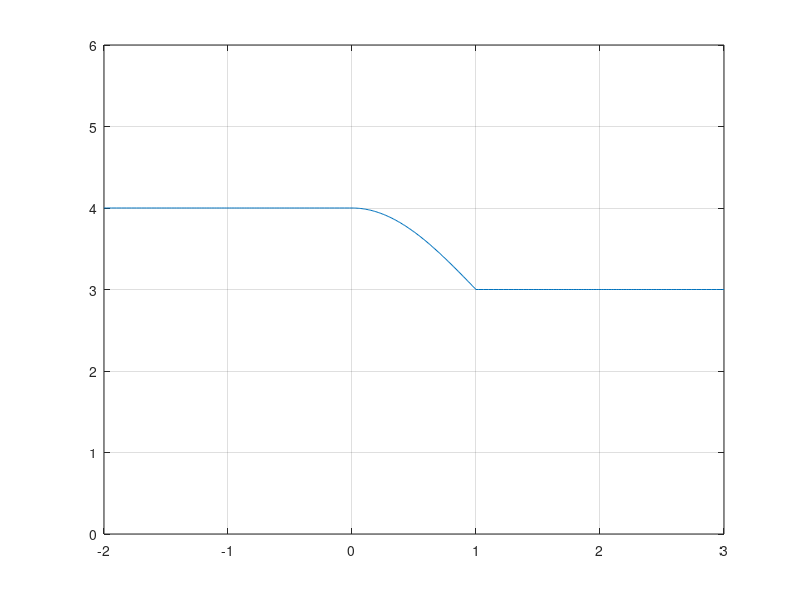

Reproduce this figure in MATLAB.
t1 = linspace(-2,0,100);
x1 = 4*ones(1,100);
t2 = linspace(0,1,100);
x2 = sin(pi/2*t2+pi/2)+3;
t3 = linspace(1,3,100);
x3 = 3*ones(1,100);
x = [x1 x2 x3];
t = [t1 t2 t3];
plot(t,x);
ylim([0 6]);
xticks(-2:1:3);
grid();